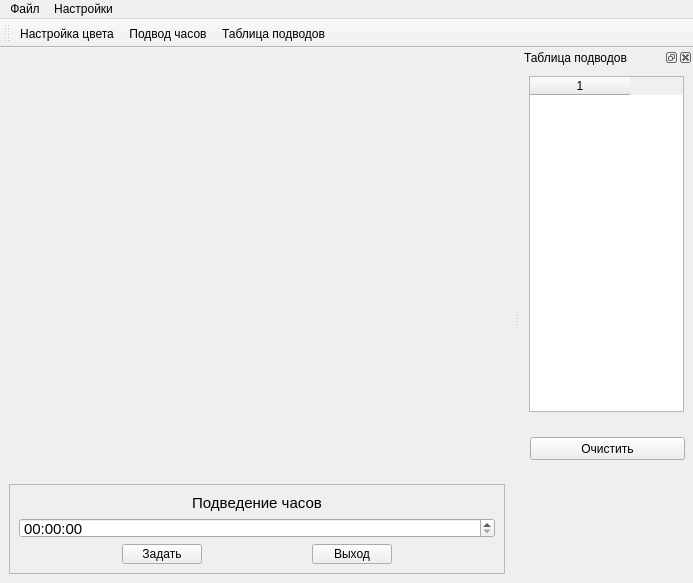
<?xml version="1.0" encoding="UTF-8"?>
<ui version="4.0">
 <class>MainWindow</class>
 <widget class="QMainWindow" name="MainWindow">
  <property name="geometry">
   <rect>
    <x>0</x>
    <y>0</y>
    <width>693</width>
    <height>583</height>
   </rect>
  </property>
  <property name="minimumSize">
   <size>
    <width>690</width>
    <height>550</height>
   </size>
  </property>
  <property name="windowTitle">
   <string>MainWindow</string>
  </property>
  <widget class="QWidget" name="centralwidget">
   <layout class="QGridLayout" name="gridLayout_2">
    <item row="0" column="0">
     <layout class="QGridLayout" name="gridLayout">
      <item row="0" column="0">
       <widget class="QWidget" name="ClockPanel" native="true">
        <property name="minimumSize">
         <size>
          <width>340</width>
          <height>325</height>
         </size>
        </property>
        <layout class="QVBoxLayout" name="verticalLayout_4">
         <item>
          <layout class="QVBoxLayout" name="clockLayout"/>
         </item>
        </layout>
       </widget>
      </item>
      <item row="1" column="0">
       <widget class="QFrame" name="clockFeedPanel">
        <property name="minimumSize">
         <size>
          <width>0</width>
          <height>65</height>
         </size>
        </property>
        <property name="maximumSize">
         <size>
          <width>16777215</width>
          <height>90</height>
         </size>
        </property>
        <property name="frameShape">
         <enum>QFrame::StyledPanel</enum>
        </property>
        <property name="frameShadow">
         <enum>QFrame::Raised</enum>
        </property>
        <layout class="QVBoxLayout" name="verticalLayout">
         <item>
          <widget class="QLabel" name="label">
           <property name="font">
            <font>
             <family>Arial</family>
             <pointsize>11</pointsize>
            </font>
           </property>
           <property name="text">
            <string>Подведение часов</string>
           </property>
           <property name="alignment">
            <set>Qt::AlignCenter</set>
           </property>
          </widget>
         </item>
         <item>
          <widget class="QTimeEdit" name="timeEdit">
           <property name="font">
            <font>
             <family>Arial</family>
             <pointsize>11</pointsize>
            </font>
           </property>
           <property name="displayFormat">
            <string>HH:mm:ss</string>
           </property>
          </widget>
         </item>
         <item>
          <layout class="QHBoxLayout" name="horizontalLayout">
           <item>
            <spacer name="horizontalSpacer">
             <property name="orientation">
              <enum>Qt::Horizontal</enum>
             </property>
             <property name="sizeHint" stdset="0">
              <size>
               <width>40</width>
               <height>20</height>
              </size>
             </property>
            </spacer>
           </item>
           <item>
            <widget class="QPushButton" name="pb_setFeed">
             <property name="text">
              <string>Задать</string>
             </property>
            </widget>
           </item>
           <item>
            <spacer name="horizontalSpacer_2">
             <property name="orientation">
              <enum>Qt::Horizontal</enum>
             </property>
             <property name="sizeHint" stdset="0">
              <size>
               <width>40</width>
               <height>20</height>
              </size>
             </property>
            </spacer>
           </item>
           <item>
            <widget class="QPushButton" name="pb_closeWindow">
             <property name="text">
              <string>Выход</string>
             </property>
            </widget>
           </item>
           <item>
            <spacer name="horizontalSpacer_3">
             <property name="orientation">
              <enum>Qt::Horizontal</enum>
             </property>
             <property name="sizeHint" stdset="0">
              <size>
               <width>40</width>
               <height>20</height>
              </size>
             </property>
            </spacer>
           </item>
          </layout>
         </item>
        </layout>
       </widget>
      </item>
     </layout>
    </item>
   </layout>
  </widget>
  <widget class="QMenuBar" name="menubar">
   <property name="geometry">
    <rect>
     <x>0</x>
     <y>0</y>
     <width>693</width>
     <height>21</height>
    </rect>
   </property>
   <widget class="QMenu" name="menuBar">
    <property name="title">
     <string>Файл</string>
    </property>
    <addaction name="actionExit"/>
   </widget>
   <widget class="QMenu" name="menuOptions">
    <property name="title">
     <string>Настройки</string>
    </property>
    <addaction name="actionColor_options"/>
    <addaction name="actionClock_feed"/>
    <addaction name="actionTable"/>
   </widget>
   <addaction name="menuBar"/>
   <addaction name="menuOptions"/>
  </widget>
  <widget class="QToolBar" name="toolBar">
   <property name="windowTitle">
    <string>toolBar</string>
   </property>
   <attribute name="toolBarArea">
    <enum>TopToolBarArea</enum>
   </attribute>
   <attribute name="toolBarBreak">
    <bool>false</bool>
   </attribute>
   <addaction name="actionColor_options"/>
   <addaction name="actionClock_feed"/>
   <addaction name="actionTable"/>
  </widget>
  <widget class="QDockWidget" name="dockWidget">
   <property name="minimumSize">
    <size>
     <width>173</width>
     <height>140</height>
    </size>
   </property>
   <property name="windowIcon">
    <iconset resource="Icons.qrc">
     <normaloff>:/new/Img/calendar.png</normaloff>:/new/Img/calendar.png</iconset>
   </property>
   <property name="windowTitle">
    <string>Таблица подводов</string>
   </property>
   <attribute name="dockWidgetArea">
    <number>2</number>
   </attribute>
   <widget class="QWidget" name="dockWidgetContents">
    <widget class="QTableWidget" name="tableWidget">
     <property name="geometry">
      <rect>
       <x>9</x>
       <y>9</y>
       <width>155</width>
       <height>336</height>
      </rect>
     </property>
     <property name="columnCount">
      <number>1</number>
     </property>
     <column/>
    </widget>
    <widget class="QPushButton" name="pb_clear">
     <property name="geometry">
      <rect>
       <x>10</x>
       <y>370</y>
       <width>155</width>
       <height>23</height>
      </rect>
     </property>
     <property name="text">
      <string>Очистить</string>
     </property>
    </widget>
   </widget>
  </widget>
  <action name="actionExit">
   <property name="text">
    <string>Выход</string>
   </property>
  </action>
  <action name="actionColor_options">
   <property name="icon">
    <iconset resource="Icons.qrc">
     <normaloff>:/new/Img/colors.png</normaloff>:/new/Img/colors.png</iconset>
   </property>
   <property name="text">
    <string>Настройка цвета</string>
   </property>
  </action>
  <action name="actionClock_feed">
   <property name="icon">
    <iconset resource="Icons.qrc">
     <normaloff>:/new/Img/auto-repair.png</normaloff>:/new/Img/auto-repair.png</iconset>
   </property>
   <property name="text">
    <string>Подвод часов</string>
   </property>
  </action>
  <action name="actionTable">
   <property name="icon">
    <iconset resource="Icons.qrc">
     <normaloff>:/new/Img/calendar.png</normaloff>:/new/Img/calendar.png</iconset>
   </property>
   <property name="text">
    <string>Таблица подводов</string>
   </property>
  </action>
 </widget>
 <resources>
  <include location="Icons.qrc"/>
 </resources>
 <connections/>
</ui>
